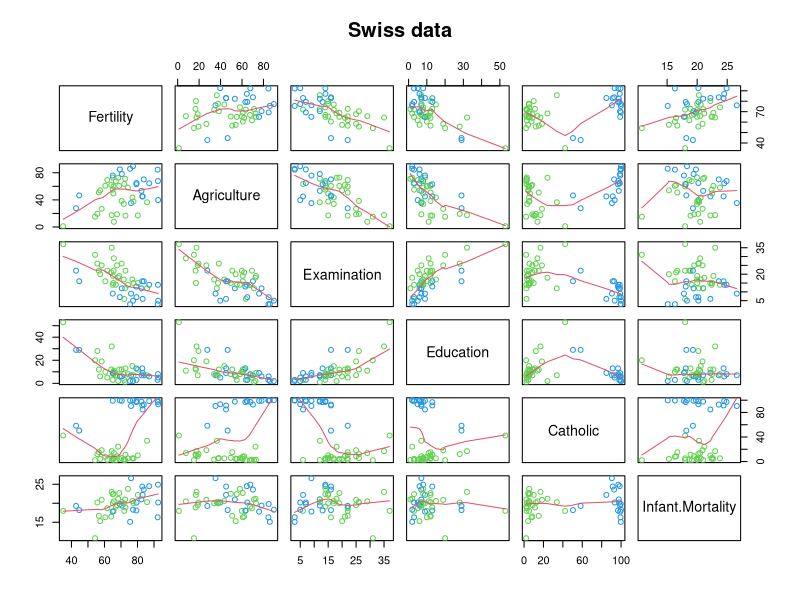
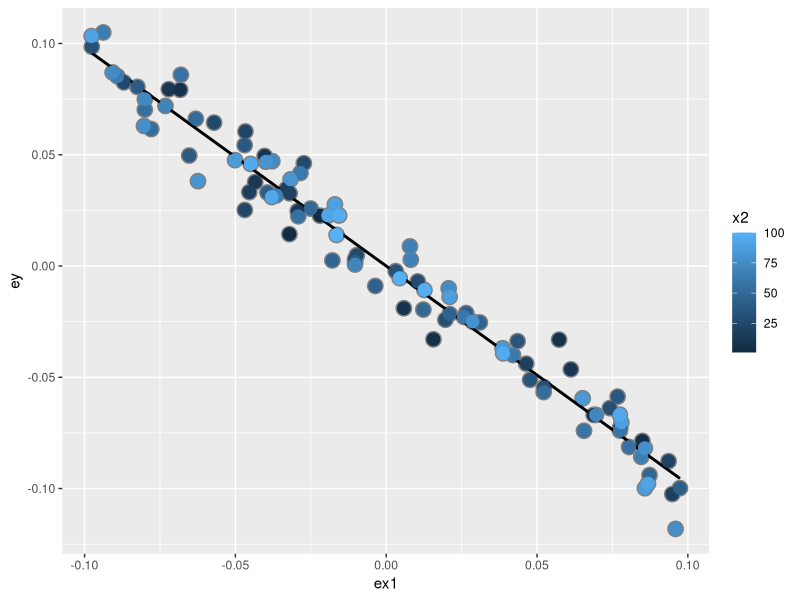
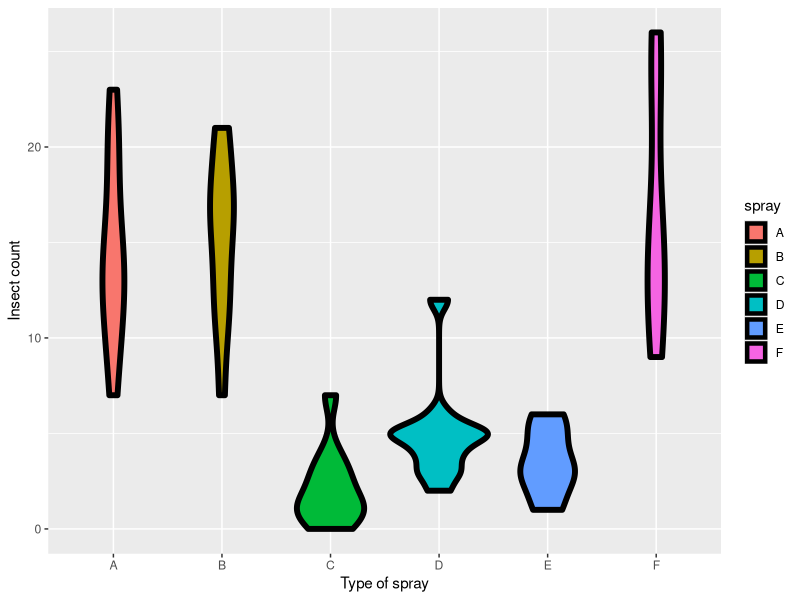

Source code (R) for these figures, in order:
n = 100; x = rnorm(n); x2 = rnorm(n); x3 = rnorm(n)
y = 1 + x + x2 + x3 + rnorm(n, sd = .1)
ey = resid(lm(y ~ x2 + x3))
ex = resid(lm(x ~ x2 + x3))
sum(ey * ex) / sum(ex ^ 2)
coef(lm(ey ~ ex - 1))
coef(lm(y ~ x + x2 + x3)) 

library(datasets)
data(swiss)
require(stats)
require(graphics)
pairs(swiss, panel = panel.smooth, main = "Swiss data", col = 3 + (swiss$Catholic > 50))
summary(lm(Fertility ~ . , data = swiss))
summary(lm(Fertility ~ Agriculture, data = swiss))$coefficients

n <- 100
x2 <- 1 : n
x1 <- .01 * x2 + runif(n, -.1, .1)
y = -x1 + x2 + rnorm(n, sd = .01)
dat = data.frame(y =y, x1 = x1, x2 = x2, ey = resid(lm(y~x2)), ex1 = resid(lm(x1~x2)))
library(ggplot2)
g = ggplot(dat, aes(y = y, x=x1, colour = x2))+
  geom_point(colour = "grey50", size = 5)+
  geom_smooth(method = lm, se = F, colour = "black")+
  geom_point(size = 4)

g2 = ggplot(dat, aes(y = ey, x = ex1, colour = x2))  
g2 = g2 + geom_point(colour="grey50", size = 5) + geom_smooth(method = lm, se = FALSE, colour = "black") + geom_point(size = 4) 
g2

data(InsectSprays)
g3 = ggplot(data = InsectSprays, aes(y = count, x = spray, fill  = spray))
g3 = g3 + geom_violin(colour = "black", size = 2)
g3 = g3 + xlab("Type of spray") + ylab("Insect count")
g3
